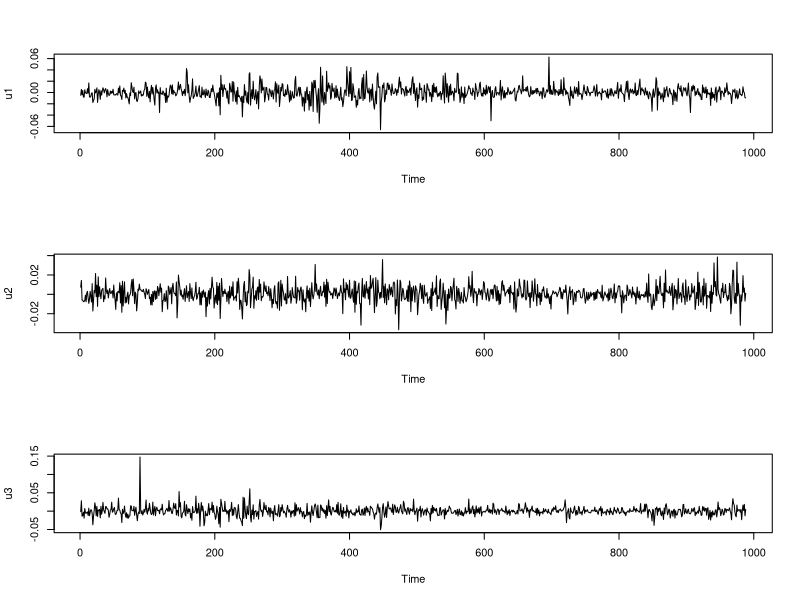
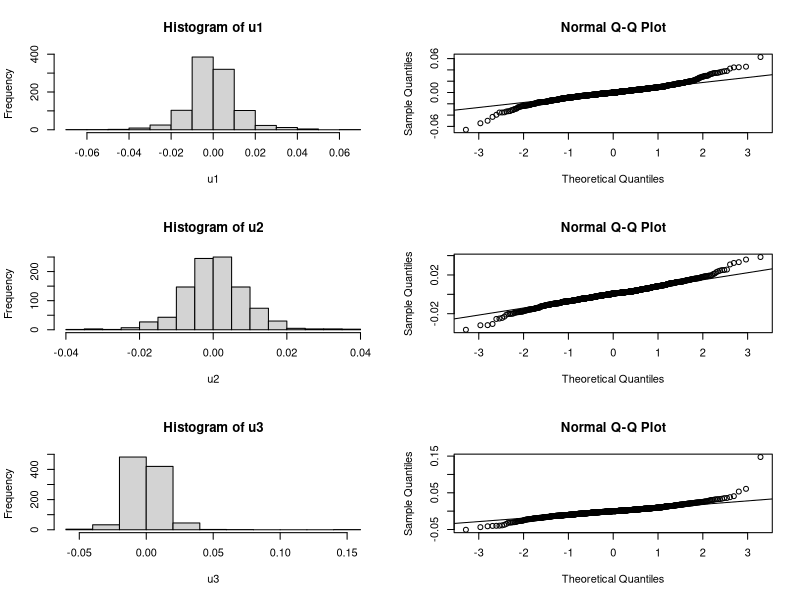
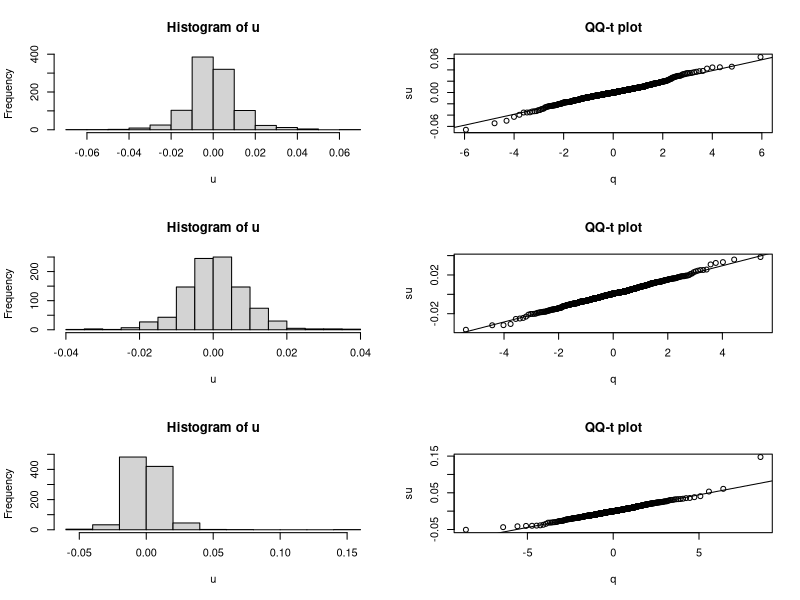

These charts were generated, in order, by the following R code:
## ---- chunk 1
knitr::opts_chunk$set(echo = TRUE, comment = "")
## ---- chunk 2
# Read in data (CSV files) under Dataset
# Save them to objects named d5, d2, d1
d5 <- read.csv("./../Dataset/0005.HK.csv")
d2 <- read.csv("./../Dataset/0002.HK.csv")
d1 <- read.csv("./../Dataset/0001.HK.csv")

# as.character: coerce its argument to character type
d5$Date <- as.character(d5$Date)
d2$Date <- as.character(d2$Date)
d1$Date <- as.character(d1$Date)

str(d5)            # str: display the structure of an object
str(d2)
str(d1)
## ---- chunk 3
HSBC <- d5$Adj.Close
CLP <- d2$Adj.Close
CK <- d1$Adj.Close

# Sanity check: the same date
mean(d5$Date == d2$Date)          # 1 means they are identical
mean(d2$Date == d1$Date)          # 1 means they are identical

Date <- d5$Date                           # Save the date

d <- data.frame(Date, HSBC, CLP, CK)      # data.frame: create a data frame
head(d)                                   # Return the first part of data
tail(d)                                   # Return the last part of data

# write.csv: create a CSV file
write.csv(d, "./../Dataset/stock_2018.csv", row.names = FALSE) 
## ---- chunk 4
is.ts(d$HSBC)              # is.ts: test whether an object is a time series
class(d$HSBC)              # class: prints the names of classes an object inherits from

# as.ts: coerce an object to a time-series
t1 <- as.ts(d$HSBC)        # For stock HSBC (0005)
is.ts(t1)
class(t1)

t2 <- as.ts(d$CLP)         # For stock CLP (0002)
t3 <- as.ts(d$CK)          # For stock Cheung Kong (0001)

# Compute daily percentage return
u1 <- (lag(t1)-t1)/t1      # lag: compute a lagged version of a time series
u2 <- (lag(t2)-t2)/t2
u3 <- (lag(t3)-t3)/t3

# Sanity check: match positive and negative returns
head(d)                    # Return the first part of data (default: 6 rows)

# First element corresponds to daily return on the 2nd day
head(u1, 5)                # Return the first 5 daily returns of HSBC
head(u2, 5)                # Return the first 5 daily returns of CLP
head(u3, 5)                # Return the first 5 daily return of Cheung Kong

# par: set or query graphical parameters
# mfrow and mfcol: the form c(nr, nc) means figures are drawn in
# an nr-by-nc array on the device by columns (mfcol) or rows (mfrow)
par()$mfrow                # mfrow = c(nr, nc)
par(mfrow = c(3,1))        # Set multi-frame for ploting
plot(u1)
plot(u2)
plot(u3)

# Compute average daily percentage return
cat("Average daily percentage return of", "\n",
    "HSBC: ", paste0(round(mean(u1)*100, 3), "% ;"), "\n",
    "CLP:  ", paste0(round(mean(u2)*100, 3), "% ;"), "\n",
    "CK:   ", paste0(round(mean(u3)*100, 3), "%"),
    sep = "")
## ---- chunk 5
par(mfrow = c(3,2))
hist(u1)                   # Produce histogram
qqnorm(u1)                 # Produce normal QQ plot
qqline(u1)                 # Add a line through theoretical 1st and 3rd quartiles

hist(u2)
qqnorm(u2)
qqline(u2)

hist(u3)
qqnorm(u3)
qqline(u3)
## ---- chunk 6
# ks.test: perform a Kolmogorov-Smirnov test
ks.test(u1, pnorm)                # KS normality test for u1, u2 and u3
ks.test(u2, pnorm)
ks.test(u3, pnorm)

# Write a function for JB-test
JB.test <- function(u) {
    n <- length(u)                # Sample size
    s <- sd(u)                    # Standard deviation
    sk <- sum(u^3)/(n*s^3)        # Skewness
    ku <- sum(u^4)/(n*s^4) - 3    # Excess kurtosis
    JB <- n*(sk^2/6 + ku^2/24)    # JB test statistic
    p <- 1 - pchisq(JB, 2)        # p-value
    cat("JB-stat:", JB, " p-value:", p,"\n")
}

JB.test(u1)
JB.test(u2)
JB.test(u3)
## ---- chunk 7
# Write a function for QQ-t plot
QQt.plot <- function(u) {
    su <- sort(u)                     # Sort u
    n <- length(u)                    # Sample size
    s <- sd(u)                        # Standard deviation
    ku <- sum(u^4)/(n*s^4) - 3	      # Excess kurtosis
    v <- round(6/ku + 4)              # Estimate df, round to the nearest integer
    i <- ((1:n) - 0.5)/n              # Create a vector of percentile
    q <- qt(i, v)                     # Percentile point from t(v)
  
    hist(u)                           # Histogram of u
    plot(q, su, main = "QQ-t plot")   # Plot(q, su)
    abline(lsfit(q, su))              # Add least squares fit line
    v                                 # Output estimated df
}

par(mfrow = c(3,2))
v1 <- QQt.plot(u1)                    # QQ-t plot for u1, u2, u3 and save df
v2 <- QQt.plot(u2)
v3 <- QQt.plot(u3)

ks.test(u1, pt, v1)                   # KS t-test for u1, u2 and u3
ks.test(u2, pt, v2)
ks.test(u3, pt, v3)
